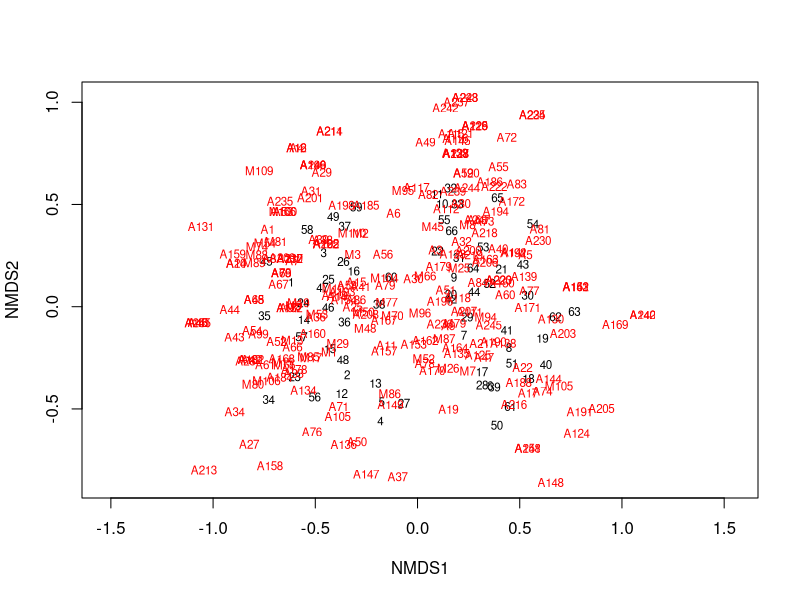
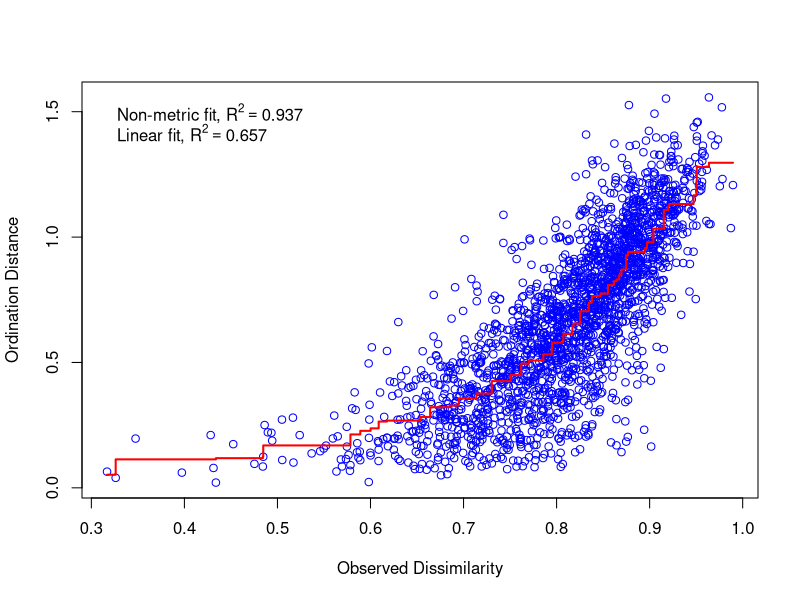
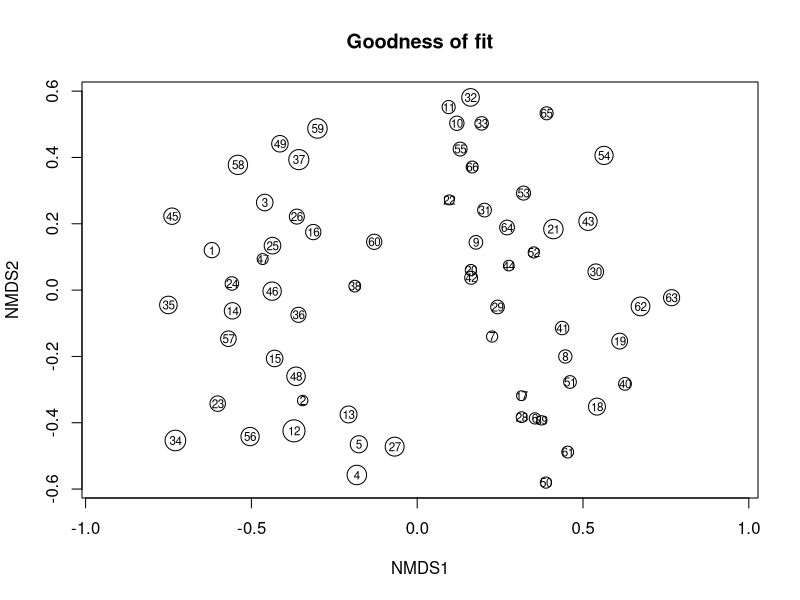
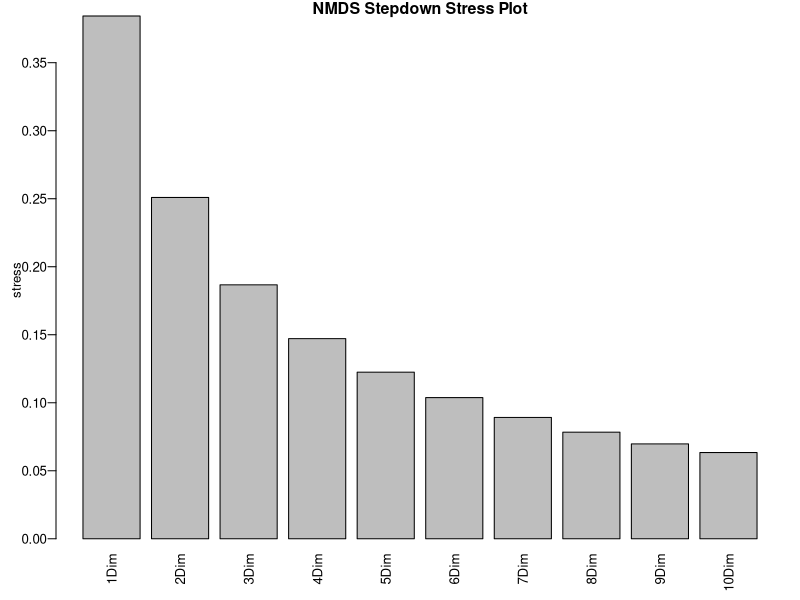

Generate these figures, in order, with R: (Note: this script raises an error after producing the figures.)
## ---- chunk 1

libraries <- c("vegan", "ggplot2", "dplyr")
lapply(libraries, require, character.only = TRUE)

## ---- chunk 2
Moth_full  <- read.csv("data/fullmatrix.csv")
head(Moth_full)

## ---- chunk 3
moth_sp <- dplyr::select(Moth_full, M1:A248)
str(moth_sp)
ncol(moth_sp)
nrow(moth_sp)

## ---- chunk 4
set.seed(1) # Con este comando, siempre comenzara del mismo lugar.

moth.mds <- metaMDS(moth_sp, distance = "bray", k = 2, trymax=100)  #using all the defaults
moth.mds

## ---- chunk 5

plot(moth.mds, type="t")

## ---- chunk 6

stressplot(moth.mds)

## ---- chunk 7
gof <- goodness(moth.mds)
gof

{plot (moth.mds, display = 'sites', type = 't', main = 'Goodness of fit') # this function draws NMDS ordination diagram with sites
points (moth.mds, display = 'sites', cex = 2*gof/mean(gof))} # and this adds the points with size reflecting goodness of fit (bigger = worse fit)

## ---- chunk 8
MDS <- cmdscale(vegdist(moth_sp, method = "bray"), k = 2, eig = T, add = T )
round(MDS$eig*100/sum(MDS$eig),1)
      
## ---- chunk 9
n = 10
stress <- vector(length = n)
for (i in 1:n) {
    stress[i] <- metaMDS(moth_sp, distance = "bray", k = i)$stress
}
names(stress) <- paste0(1:n, "Dim")
# x11(width = 10/2.54, height = 7/2.54)
par(mar = c(3.5,3.5,1,1), mgp = c(2, 0.6, 0), cex = 0.8, las = 2)

barplot(stress, ylab = "stress", main="NMDS Stepdown Stress Plot")


## ---- chunk 10
Habitat <- select(Moth_full, Habitat)
Site <- select(Moth_full, Site)
Period <- select(Moth_full, Period)

## ---- chunk 11

data.scores <- as.data.frame(scores(moth.mds))  #Using the scores function from vegan to extract the site scores and convert to a data.frame
data.scores

## ---- chunk 12

data.scores$Site <- unlist(Site)  #   create a column of site names
data.scores$Period <- unlist(Period)  
data.scores$Habitat <- unlist(Habitat)
head(data.scores) #look at the data
## ---- chunk 13
species.scores <- as.data.frame(scores(moth.mds, "species"))
species.scores$species <- rownames(species.scores)  # create a column of species, from the rownames of species.scores

## ---- chunk 14

p <- ggplot() + 
  geom_text(data=species.scores, aes(x=NMDS1,y=NMDS2, label = "*"),size=7, alpha=0.5) # add the species labels

p

## ---- chunk 15
p1 <- p + geom_point(data=data.scores,aes(x=NMDS1,y=NMDS2,
                                          shape=Period,colour=Habitat),size=5) + # add the point markers
        scale_color_manual(values=c("#00AFBB", "#FC4E07")) + 
        scale_shape_manual(values=c(15, 17))
p1 

## ---- chunk 16
p2 <- p1 + geom_text(data=data.scores,aes(x=NMDS1,y=NMDS2,label=""),size=6,vjust=0)  # add the site labels
p2 

## ---- chunk 17
p3 <- p1 + coord_equal() +
  theme_bw() + 
  theme(legend.title = element_text(size=12),
        axis.text.x = element_blank(),  # remove x-axis text
        axis.text.y = element_blank(), # remove y-axis text
        axis.ticks = element_blank(),  # remove axis ticks
        axis.title.x = element_text(size=16), # remove x-axis labels
        axis.title.y = element_text(size=16), # remove y-axis labels
        panel.background = element_blank(), 
        panel.grid.major = element_blank(),  #remove major-grid labels
        panel.grid.minor = element_blank(),  #remove minor-grid labels
        plot.background = element_blank()) + 
  guides(color = guide_legend(override.aes = list(shape = 16, size = 4)))
p3
